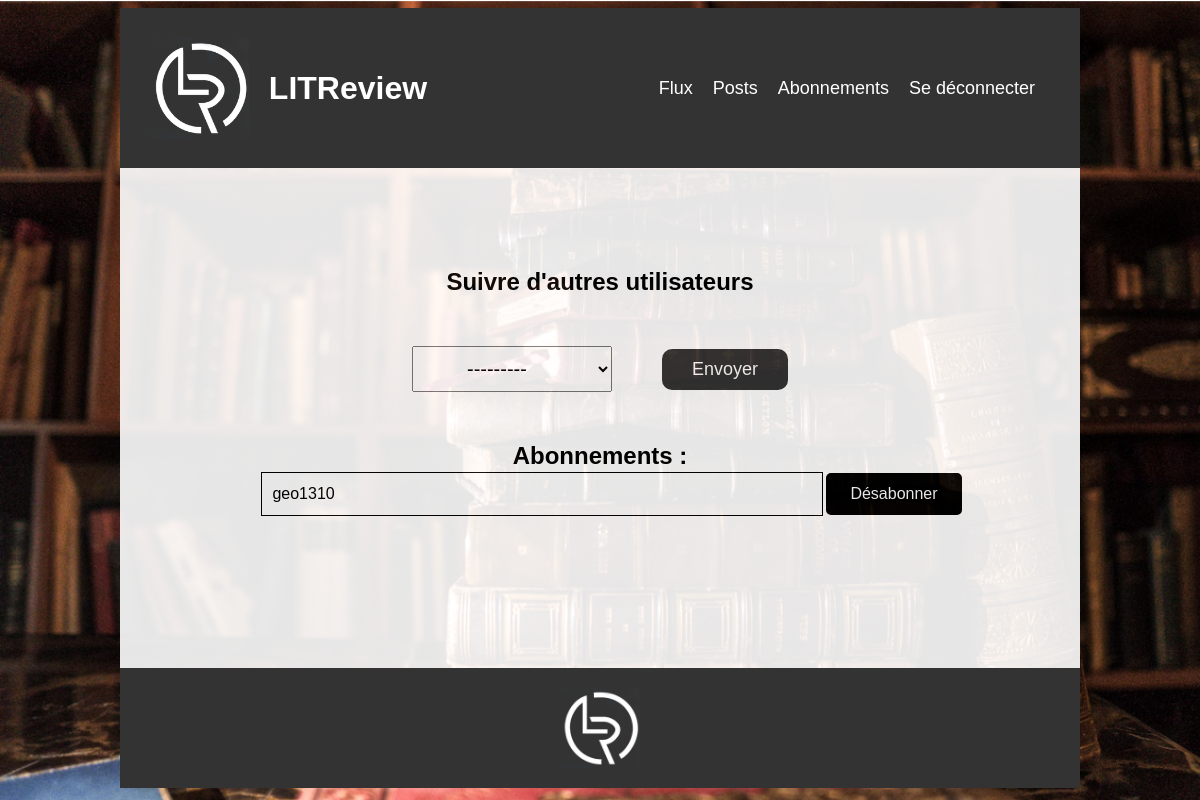
Before: /follows/ (signed in) with the older database file.
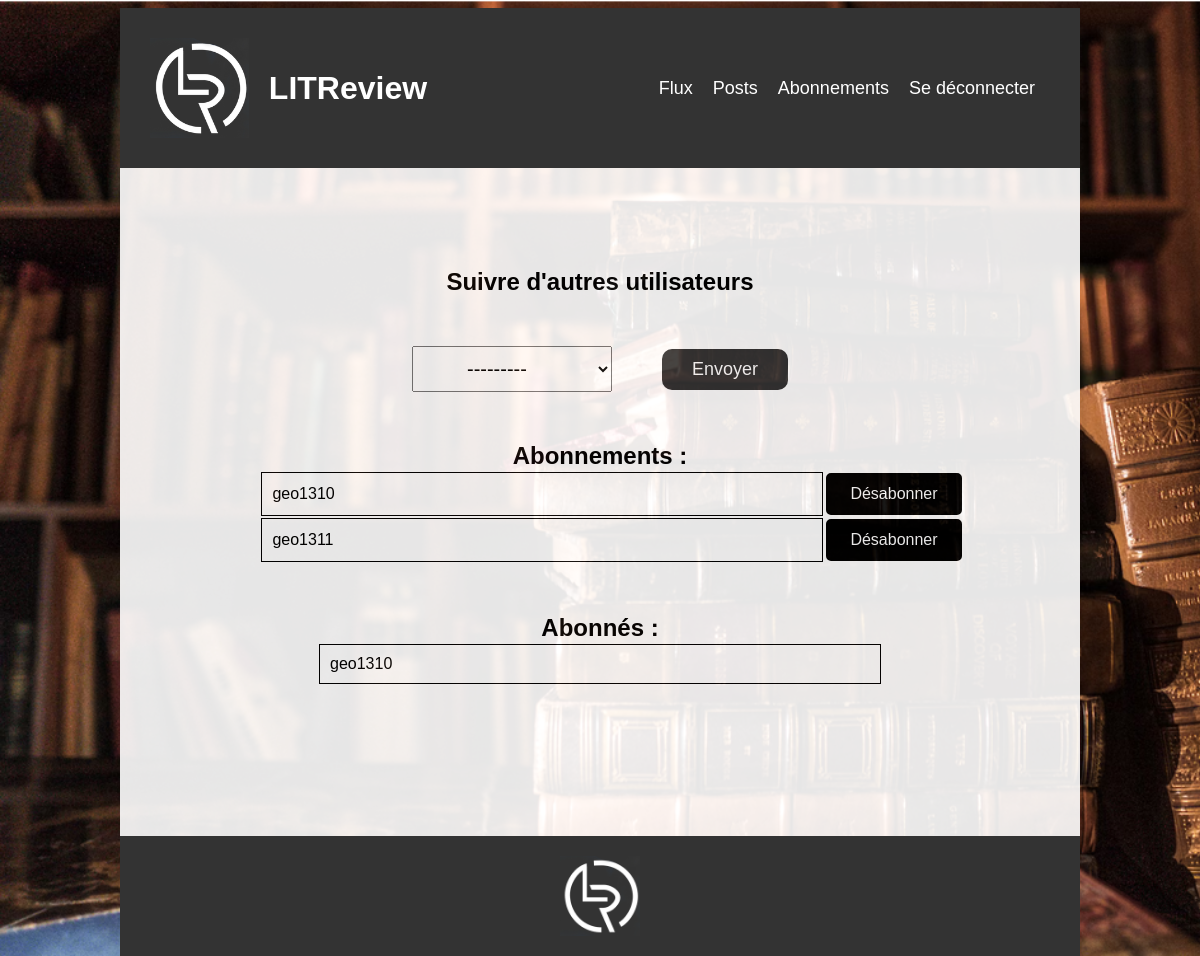
After: the same page with the newer database file.
### bookreview/models.py (models this page shows)
class UserFollows(models.Model):
    user = models.ForeignKey(settings.AUTH_USER_MODEL, on_delete=models.CASCADE, related_name='following')
    followed_user = models.ForeignKey(settings.AUTH_USER_MODEL, on_delete=models.CASCADE, related_name='followed_by')
    class Meta:
        unique_together = ('user', 'followed_user', )

### authentication/models.py (models this page shows)
class CustomUser(AbstractUser):
    pass

### bookreview/views.py (the view)
# urls.py: path("follows/", bookreview.views.follows, name="follows"),
@login_required
def follows(request):
    followings = UserFollows.objects.filter(user=request.user)
    followers = UserFollows.objects.filter(followed_user=request.user)
    if request.method == 'POST':
        form = UserFollowsForm(request.POST)
        if form.is_valid():
            try:
                user_follow = form.save(commit=False)
                user_follow.user = request.user
                user_follow.save()
            except IntegrityError:
                messages.error(request, f"L'utilisateur {user_follow.followed_user} est deja dans votre liste de suivis")
                return render(request, 'bookreview/follows.html', {'form': form, 'followings': followings, 'followers': followers})
            return redirect('follows')
    else:
        form = UserFollowsForm()
    context = {
        'form': form,
        'followings': followings,
        'followers': followers,
    }
    return render(request, 'bookreview/follows.html', context=context)

### bookreview/forms.py
class UserFollowsForm(forms.ModelForm):
    class Meta:
        model = UserFollows
        fields = ['followed_user']

### bookreview/templates/bookreview/follows.html (shortened to what this page needs)
{% extends 'base.html' %}
{% block content %}
<div class="follows-page base-page">
    <div class="follows-form-title">
        <h2>Suivre d'autres utilisateurs</h2>
        <div>
            <form method="post" class="follows-form">
            {% for field in form %}
                    <div class="form-field-follows">
                        {{ field }}
                    </div>
                {% endfor %}
                <button type="submit" class="submit-button follows-button">Envoyer</button>
        </form>
        </div>
    </div>
    {% if followings %}
        <div class="following">
            <h2>Abonnements : </h2>
            <table class="follows-table">
                <tbody>
                    {% for following in followings %}
                    <tr class="follows-tr">
                        <td class="follows-td-name">{{ following.followed_user }}</td>
                        <td>
                        <a href="{% url 'follows_delete' following.id %}">
                            <span class="follows-td-button">
                                Désabonner
                            </span>
                        </a>
                        </td>
                    </tr>
                    {% endfor%}
                </tbody>
            </table>
        </div>
    {% endif %}
    {% if followers %}
        <div class="followers">
            <h2>Abonnés : </h2>
            <table class="follows-table">
                <tbody>
                    {% for follower in followers %}
                    <tr class="follows-tr">
                        <td class="follows-td-name">{{ follower.user }}</td>
                    </tr>
                        {% endfor%}
                </tbody>
            </table>
        </div>
    {% endif %}
</div>
{% endblock content %}

### templates/base.html (shortened to what this page needs)
{% load static %}
<html>
    <head>
        <link rel="stylesheet" href="{% static 'css/style.css' %}">
    </head>
    <body>
        <header class="header">
            <div class="titre-header">
                <img
                src="../static/images/lt_logo_white.png"
                alt="logo litrevu header"
                class="logo-litrevu-header"
            ></img>
            <h1>LITReview</h1>
            </div>
            {% if user.is_authenticated %}
                <div class="nav">
                    <ul>
                        <li>
                            <a href="{% url 'flux' %}">
                                Flux
                            </a>
                        </li>
                        <li>
                            <a href="{% url 'posts' %}">
                                Posts
                            </a>
                        </li>
                        <li>
                            <a href="{% url 'follows' %}">
                                Abonnements
                            </a>
                        </li>
                        <li>
                            <form action="{% url 'logout' %}" method="post" class="logout-form">
                                <button type="submit" class="logout-button">
                                    Se déconnecter
                                </button>
                            </form>
                        </li>
                    </ul>
                </div>
            {% endif %}
        </header>
        <div class="main">
            {% block content %}{% endblock content %}
        </div>
        <footer class="footer">
            <img class="logo-footer" src="../static/images/lt_logo_white.png" alt="logo footer litreview">
        </footer>
    </body>
</html>

### static/css/style.css (style rules this page uses)
html { font-family: Arial; background-image: url(../images/fond_ecran_livre_1.png); background-attachment: fixed; background-repeat: no-repeat; background-size: cover; display: flex; justify-content: center; }
html, h1, h2 { margin: 0; padding: 0; }
body { width: 80%; }
.main { background-color: white; opacity: 0.9; padding-top: 100px; padding-bottom: 100px; }
.header { background-color: #333; color: white; height: 100px; padding: 30px; display: flex; justify-content: space-between; align-items: center; }
.titre-header { display: flex; align-items: center; }
.nav ul { display: flex; list-style: none; align-items: center; }
.nav a, .logout-button { text-decoration: none; background: none; border: none; color: white; padding: 5px 5px; margin-right: 10px; font-size: 18px; font-weight: 500; }
.logout-form { margin: 0; }
.header img { height: 100px; margin-right: 20px; }
input[type="text"], input[type="password"], select { width: 100%; padding: 10px; font-size: 20px; color: black; }
select { padding: 10px 50px; }
.submit-button { padding: 10px 30px; margin-top: 30px; background-color: #333; color: white; font-size: 18px; border: none; border-radius: 10px; }
.follows-form-title { text-align: center; }
.follows-form { display: flex; flex-direction: row; justify-content:center; align-items: center; margin-top: 50px; margin-bottom: 50px; }
.follows-button { margin-left: 50px; margin-top: 0; }
.follows-page { display: flex; flex-direction: column; justify-content: center; align-items: center; }
.following, .followers { text-align: center; margin-bottom: 50px; }
.follows-td-name { width: 45vw; padding: 10px; border: 1px solid black; }
.follows-td-button { display: inline-block; width: 100%; height: 100%; padding: 10px; color: white; border: 2px solid black; border-radius: 5px; background-color: black; text-align: center; }
.footer { margin: 0; display: flex; align-items: center; justify-content: center; height: 100px; background-color: #333; color: #fff; padding: 10px 0; }
.logo-footer { height: 80px; }

Changed rows visible on the page:
added UserFollows: followed_user "geo1311", shown under "Abonnements :"
added UserFollows: user "geo1310", shown under "Abonnés :"
Other visible differences:
text now shown: "Abonnés :"
